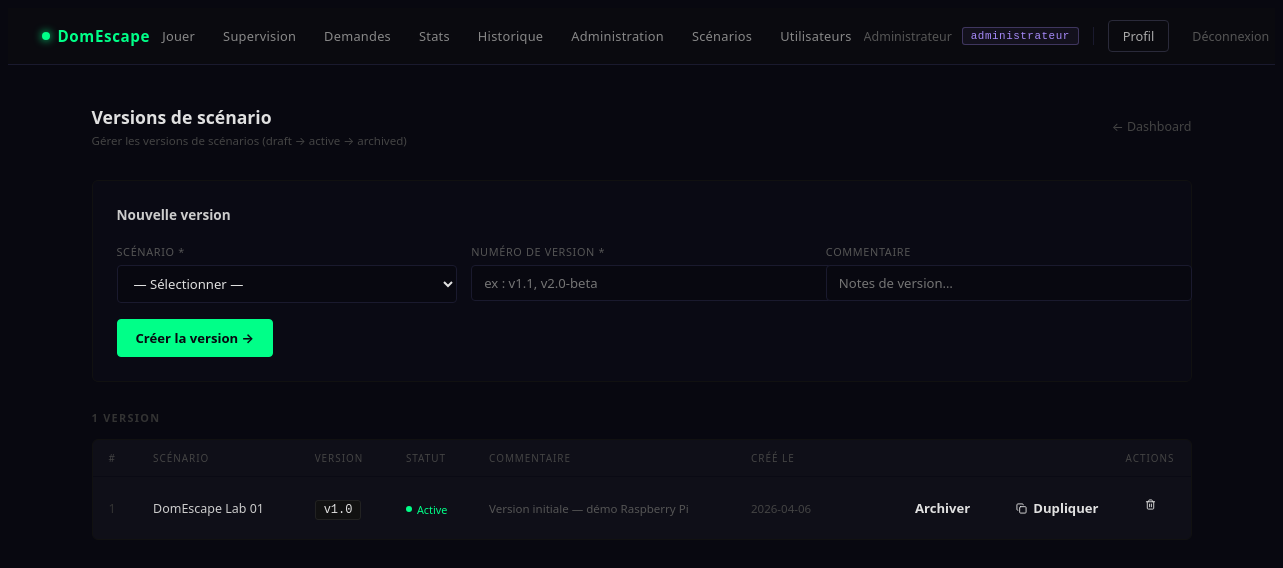
Page /admin/versions.php (signed in) on the committed database.
### tables this page shows
CREATE TABLE scenario_version (
    id_scenario_version INT AUTO_INCREMENT PRIMARY KEY,
    id_scenario         INT          NOT NULL,
    numero_version      VARCHAR(20)  NOT NULL,    
    statut_version      VARCHAR(20)  DEFAULT 'draft',
    commentaire         TEXT,
    cree_le             DATETIME     DEFAULT CURRENT_TIMESTAMP,
    CONSTRAINT fk_scenver_scenario
        FOREIGN KEY (id_scenario) REFERENCES scenario(id_scenario)
        ON DELETE CASCADE,
    UNIQUE KEY uq_scenver_numero (id_scenario, numero_version)
);

CREATE TABLE scenario (
    id_scenario        INT AUTO_INCREMENT PRIMARY KEY,
    nom_scenario       VARCHAR(150) NOT NULL,
    description        TEXT,
    theme              VARCHAR(100),
    actif              BOOLEAN      DEFAULT TRUE,
    nb_joueurs_min     INT          NULL,    
    nb_joueurs_max     INT          NULL,    
    duree_max_secondes INT          NULL,    
    cree_le            TIMESTAMP    DEFAULT CURRENT_TIMESTAMP
);

### core/Auth.php (called while the page is built, shortened)
<?php
class Auth
{
    public static function check(): bool
    {
        return isset($_SESSION['user_id']);
    }
    public static function user(): ?array
    {
        return [
            'id'    => $_SESSION['user_id'],
            'nom'   => $_SESSION['user_nom'],
            'email' => $_SESSION['user_email'],
        ];
    }
    public static function roles(): array
    {
        return $_SESSION['user_roles'] ?? [];
    }
    public static function buildHierarchy(array $assignedRoles): array
    {
        $all = $assignedRoles;
        foreach ($assignedRoles as $role) {
            if (isset(ROLE_HIERARCHY[$role])) {
                foreach (ROLE_HIERARCHY[$role] as $inherited) {
                    if (!in_array($inherited, $all, true)) {
                        $all[] = $inherited;
                    }
                }
            }
        }
        return $all;
    }
}

### admin/versions.php (the view, shortened to what this page needs)
<?php
$pdo     = getDB();
$scenarios = $pdo->query("SELECT id_scenario, nom_scenario FROM scenario WHERE actif = 1 ORDER BY nom_scenario")->fetchAll();
$versions = $pdo->query("
    SELECT sv.*, sc.nom_scenario
    FROM scenario_version sv
    JOIN scenario sc ON sc.id_scenario = sv.id_scenario
    ORDER BY sc.nom_scenario, sv.cree_le DESC
")->fetchAll();
$statutColors = [
    'active'   => '#00ff88',
    'draft'    => '#f0c040',
    'archived' => '#555',
];
$statutLabels = [
    'active'   => 'Active',
    'draft'    => 'Brouillon',
    'archived' => 'Archivée',
];
?>
<!DOCTYPE html>
<html lang="fr">
<head>
    <link rel="stylesheet" href="/domescape/assets/css/components.css">
</head>
<body>
<?php require_once __DIR__ . '/../partials/nav.php'; ?>
<div class="admin-wrap">
    <div class="admin-header">
        <div>
            <h1>Versions de scénario</h1>
            <p>Gérer les versions de scénarios (draft → active → archived)</p>
        </div>
        <a href="/domescape/admin/dashboard.php" style="font-size:.78rem; color:#444; text-decoration:none;">← Dashboard</a>
    </div>
    <?php if (empty($scenarios)): ?>
        <div class="alert-error">Aucun scénario actif. <a href="/domescape/admin/scenarios.php">Créez d'abord un scénario.</a></div>
    <?php else: ?>
    <div class="create-panel">
        <h2>Nouvelle version</h2>
        <form method="POST">
            <div class="form-row">
                <div class="form-group">
                    <label>Scénario *</label>
                    <select name="id_scenario" required>
                        <option value="">— Sélectionner —</option>
                    </select>
                </div>
                <div class="form-group">
                    <label>Numéro de version *</label>
                    <input type="text" name="numero_version" placeholder="ex : v1.1, v2.0-beta" maxlength="20" required>
                </div>
                <div class="form-group">
                    <label>Commentaire</label>
                    <input type="text" name="commentaire" placeholder="Notes de version…" maxlength="500">
                </div>
            </div>
            <button type="submit" class="btn btn-primary btn-create">Créer la version →</button>
        </form>
    </div>
    <?php endif; ?>
    <div class="section-label"><?= count($versions) ?> version<?= count($versions) != 1 ? 's' : '' ?></div>
    <div class="panel">
        <?php if (empty($versions)): ?>
            <div style="padding:32px; text-align:center; color:#333; font-size:.8rem;">Aucune version. Créez-en une ci-dessus.</div>
        <?php else: ?>
        <div style="overflow-x:auto;">
        <table>
            <thead>
                <tr>
                    <th>#</th>
                    <th>Scénario</th>
                    <th>Version</th>
                    <th>Statut</th>
                    <th>Commentaire</th>
                    <th>Créé le</th>
                    <th style="text-align:right;">Actions</th>
                </tr>
            </thead>
            <tbody>
            <?php foreach ($versions as $v): ?>
                <?php
                    $statut = $v['statut_version'];
                    $color  = $statutColors[$statut]  ?? '#888';
                    $label  = $statutLabels[$statut]  ?? $statut;
                ?>
                <tr>
                    <td style="color:#333;"><?= (int)$v['id_scenario_version'] ?></td>
                    <td style="color:#ccc;"><?= htmlspecialchars($v['nom_scenario'], ENT_QUOTES, 'UTF-8') ?></td>
                    <td>
                        <span style="font-size:.75rem; color:#e0e0e0; background:#111; border:1px solid #222; padding:2px 8px; border-radius:3px; font-family:monospace;">
                            <?= htmlspecialchars($v['numero_version'], ENT_QUOTES, 'UTF-8') ?>
                        </span>
                    </td>
                    <td>
                        <span class="active-badge">
                            <span class="dot" style="background:<?= $color ?>;"></span>
                            <span style="color:<?= $color ?>;"><?= $label ?></span>
                        </span>
                    </td>
                    <td style="color:#555; font-size:.72rem;">
                        <?= $v['commentaire'] ? htmlspecialchars(mb_strimwidth($v['commentaire'], 0, 50, '…'), ENT_QUOTES, 'UTF-8') : '<span style="color:#333;">—</span>' ?>
                    </td>
                    <td style="color:#444; font-size:.72rem;"><?= htmlspecialchars(substr($v['cree_le'], 0, 10), ENT_QUOTES, 'UTF-8') ?></td>
                    <td>
                        <div style="display:flex; gap:8px; justify-content:flex-end;">
                            <?php if ($statut === 'active'): ?>
                            <form method="POST" style="display:inline;">
                                <button type="submit" class="btn btn-action btn-archive">Archiver</button>
                            </form>
                            <?php endif; ?>
                            <form method="POST" style="display:inline;">
                                <button type="submit" class="btn btn-action btn-archive" title="Dupliquer cette version en brouillon">
                                    <i data-lucide="copy" style="width:11px;height:11px;"></i> Dupliquer
                                </button>
                            </form>
                            <form method="POST" style="display:inline;" onsubmit="return confirm('Supprimer cette version ?');">
                                <button type="submit" class="btn btn-action btn-delete">
                                    <i data-lucide="trash-2" style="width:11px;height:11px;"></i>
                                </button>
                            </form>
                        </div>
                    </td>
                </tr>
            <?php endforeach; ?>
            </tbody>
        </table>
        </div>
        <?php endif; ?>
    </div>
</div>
</body>
</html>

### partials/nav.php (shortened to what this page needs)
<?php
$_nav_user    = Auth::user();
$_nav_roles   = Auth::buildHierarchy(Auth::roles());
$_nav_isAdmin = in_array(ROLE_ADMINISTRATEUR, $_nav_roles, true);
$_nav_isSuperv= in_array(ROLE_SUPERVISEUR,    $_nav_roles, true);
$_nav_uri     = $_SERVER['REQUEST_URI'] ?? '';
function nav_active(string $path): string {
    global $_nav_uri;
    return (strpos($_nav_uri, $path) !== false) ? 'nav-active' : '';
}
?>
<nav class="dn-nav">
  <div class="dn-nav-inner">
    <a href="/domescape/public/<?= $_nav_user ? 'tableau-de-bord.php' : 'connexion.php' ?>" class="dn-brand">
      <span class="dn-brand-dot"></span>DomEscape
    </a>
    <div class="dn-links">
      <?php if ($_nav_user): ?>
        <a href="/domescape/public/index.php"
           class="<?= nav_active('index.php') ?>">Jouer</a>
        <?php if ($_nav_isSuperv): ?>
          <a href="/domescape/public/gamemaster.php"
             class="<?= nav_active('gamemaster.php') ?>">Supervision</a>
          <a href="/domescape/public/demandes.php"
             class="<?= nav_active('demandes.php') ?>">Demandes</a>
          <a href="/domescape/public/stats.php"
             class="<?= nav_active('stats.php') ?>">Stats</a>
          <a href="/domescape/public/historique.php"
             class="<?= nav_active('historique.php') ?>">Historique</a>
        <?php endif; ?>
        <?php if ($_nav_isAdmin): ?>
          <a href="/domescape/admin/dashboard.php"
             class="<?= nav_active('admin/dashboard') ?>">Administration</a>
          <a href="/domescape/admin/scenarios.php"
             class="<?= nav_active('scenarios') ?>">Scénarios</a>
          <a href="/domescape/admin/utilisateurs.php"
             class="<?= nav_active('utilisateurs') ?>">Utilisateurs</a>
        <?php endif; ?>
      <?php endif; ?>
    </div>
    <div class="dn-right">
      <?php if ($_nav_user): ?>
        <span class="dn-username"><?= htmlspecialchars($_nav_user['nom'], ENT_QUOTES, 'UTF-8') ?></span>
        <?php
        $primaryRole = Auth::roles()[0] ?? null;
        if ($primaryRole): ?>
          <span class="dn-role dn-role-<?= htmlspecialchars($primaryRole, ENT_QUOTES, 'UTF-8') ?>">
            <?= htmlspecialchars($primaryRole, ENT_QUOTES, 'UTF-8') ?>
          </span>
        <?php endif; ?>
        <a href="/domescape/public/profil.php"
           class="dn-btn-login <?= nav_active('profil.php') ?>">Profil</a>
        <a href="/domescape/public/deconnexion.php" class="dn-btn-logout">Déconnexion</a>
      <?php else: ?>
        <a href="/domescape/public/connexion.php" class="dn-btn-login">Connexion</a>
        <a href="/domescape/public/inscription.php" class="dn-btn-register">Créer un compte →</a>
      <?php endif; ?>
    </div>
  </div>
</nav>

### assets/css/components.css (style rules this page uses)
:root { --accent: #00ff88; --accent-dark: #00cc6a; --bg-base: #080810; --bg-card: #0f0f18; --bg-input: #0d0d16; --border: #1a1a2e; --border-dim: #111; --text: #e0e0e0; --muted: #555; --dim: #333; --blue: #60a5fa; --purple: #a78bfa; --red: #ff4444; --yellow: #f0c040; }
.btn { display: inline-flex; align-items: center; justify-content: center; gap: 6px; font-family: system-ui, -apple-system, 'Segoe UI', sans-serif; font-size: .82rem; font-weight: 700; padding: 9px 18px; border-radius: 4px; border: 1px solid transparent; background: transparent; color: inherit; cursor: pointer; text-decoration: none; transition: background .15s, border-color .15s, color .15s; white-space: nowrap; }
.btn-primary { background: var(--accent, #00ff88); color: #080810; border-color: var(--accent, #00ff88); }
.section-label { font-size: .68rem; font-weight: 700; letter-spacing: .12em; text-transform: uppercase; color: var(--dim, #333); margin-bottom: 14px; }
.admin-wrap { max-width: 1100px; margin: 0 auto; padding: 40px 24px 80px; }
.admin-header { display: flex; justify-content: space-between; align-items: center; margin-bottom: 32px; }
.admin-header h1 { font-size: 1.1rem; font-weight: 700; margin: 0; color: #e0e0e0; }
.admin-header p { font-size: .72rem; color: #444; margin: 4px 0 0; }
.panel { background: #0f0f18; border: 1px solid #111; border-radius: 6px; margin-bottom: 24px; overflow: hidden; }

### admin/versions.php (style rules this page uses)
body { background: #080810; color: #e0e0e0; font-family: system-ui, -apple-system, 'Segoe UI', sans-serif; min-height: 100vh; }
a { color: #00ff88; }
.admin-wrap { max-width: 1100px; margin: 0 auto; padding: 40px 24px 80px; }
.admin-header { display: flex; justify-content: space-between; align-items: center; margin-bottom: 32px; }
.admin-header h1 { font-size: 1.1rem; font-weight: 700; margin: 0; color: #e0e0e0; }
.admin-header p { font-size: .72rem; color: #444; margin: 4px 0 0; }
.section-label { font-size: .65rem; letter-spacing: .12em; color: #444; text-transform: uppercase; margin-bottom: 14px; }
.panel { background: #0f0f18; border: 1px solid #111; border-radius: 6px; margin-bottom: 24px; overflow: hidden; }
table { width: 100%; border-collapse: collapse; font-size: .78rem; }
th { font-size: .62rem; letter-spacing: .1em; color: #444; text-transform: uppercase; padding: 11px 16px; text-align: left; font-weight: normal; border-bottom: 1px solid #0a0a14; }
td { padding: 12px 16px; border-bottom: 1px solid #0a0a14; vertical-align: middle; }
tbody tr:last-child td { border-bottom: none; }
.btn-action { font-size: .72rem; padding: 5px 11px; }
.btn-archive { color: #888; border-color: #333; }
.btn-delete { color: #ff4444; border-color: rgba(255,68,68,.2); }
.active-badge { display: inline-flex; align-items: center; gap: 5px; font-size: .68rem; }
.dot { width: 6px; height: 6px; border-radius: 50%; flex-shrink: 0; }
.create-panel { background: #0a0a14; border: 1px solid #111; border-radius: 6px; padding: 24px; margin-bottom: 28px; }
.create-panel h2 { font-size: .85rem; font-weight: 700; color: #ccc; margin: 0 0 20px; }
.form-row { display: grid; grid-template-columns: 1fr 1fr 1fr; gap: 14px; margin-bottom: 16px; }
.form-group label { font-size: .68rem; color: #555; letter-spacing: .06em; text-transform: uppercase; display: block; margin-bottom: 6px; }
.form-group input, .form-group select { width: 100%; background: #080810; border: 1px solid #1a1a2e; color: #e0e0e0; font-family: system-ui, -apple-system, 'Segoe UI', sans-serif; font-size: .82rem; padding: 8px 12px; border-radius: 4px; outline: none; transition: border-color .15s; }
.form-group select option { background: #080810; }
.btn-create { font-size: .8rem; padding: 9px 20px; }

### rows in the picture
scenario_version: id_scenario_version "1", id_scenario.nom_scenario "DomEscape Lab 01", numero_version "v1.0", statut_version "Active", commentaire "Version initiale — démo Raspberry Pi", cree_le "2026-04-06"

### other values in the picture
$_nav_user['nom'] "Administrateur"
$primaryRole "administrateur"
count($versions) "1"
